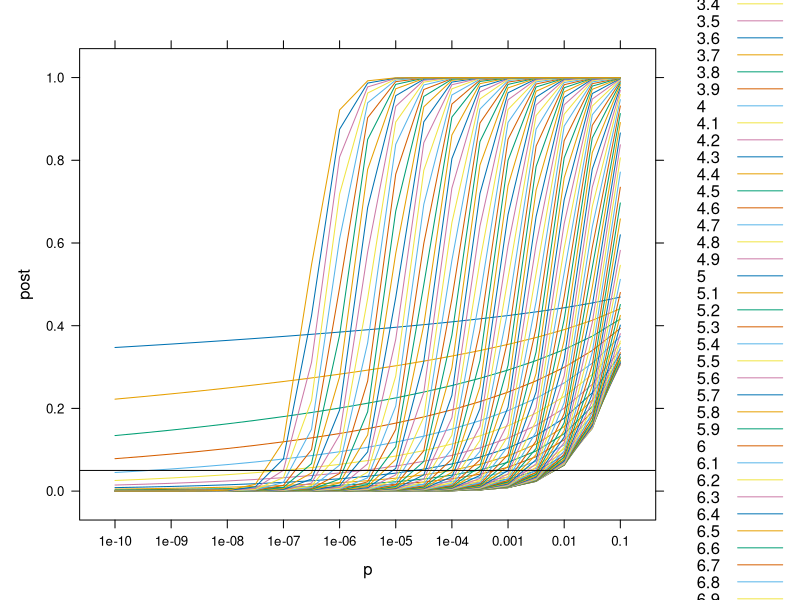
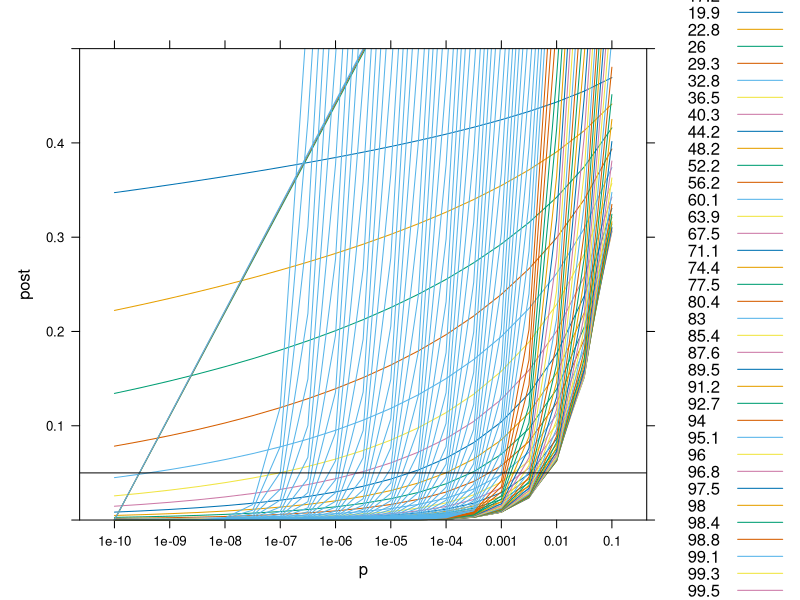
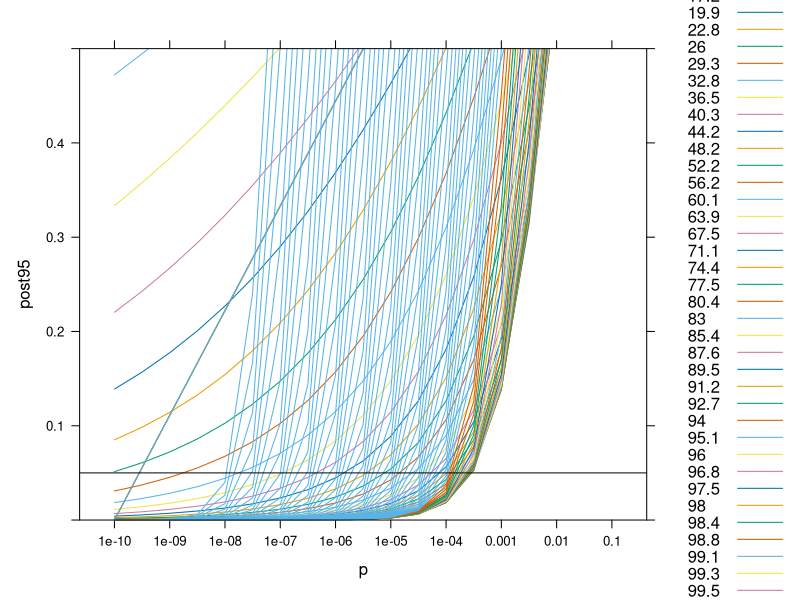

Write R code to recreate these figures, in order.
#' ---
#' title: "P-values and posterior probabilities"
#' author: ""
#' date: ""
#' output: bookdown::html_document2
#' geometry: paperwidth=6in,paperheight=4in,margin=0.3in
#' ---
#+ include=FALSE
html <- FALSE
html <- TRUE
#' \raggedright
#' \newcommand{\tr}{\operatorname{trace}}
#'
#' 
#'  mu_alt = sqrt(n) * mu
#'  
# dd <- expand.grid(sig = seq(1,10,.5), mu_alt = c(1,2,4,10,16,20)) 
dd <- expand.grid(sig = seq(1,10,.5), mu_alt = seq(.1,10,.1)) 
dd$p <- with(dd, 10^(-sig))
dd$power05 <- with(dd, pnorm(qnorm(.05, lower.tail = FALSE), mean = mu_alt, lower.tail = FALSE))

# dd <- expand.grid(p=seq(.0001,.1,.0001), power05 = c(.5,.6,.7,.8,.85,.9,.95,.99)) 
# ....

#' 
#' z statistic has a n(0,1) distribution under H0 and a n(0,mu_alt) under HA
#' 
#' post prob with even prior odds is
#' 
post <- function(p, mu_alt, priorH0 = .5) {
  crit <- qnorm(p,lower.tail = FALSE)
  (dnorm(crit)*priorH0)/((dnorm(crit)*priorH0) + (dnorm(crit, mu_alt)*(1-priorH0)))
}

post(.005,2)
#'
dd$post <- mapply(post, dd$p, dd$mu_alt)
dd$post95 <- mapply(post, dd$p, dd$mu_alt, priorH0 = .95)
head(dd)
library(latticeExtra)

xyplot(post ~ p, dd, groups = mu_alt, type = 'l', auto.key=T, #ylim = c(0,.5),
       scales = list(x = list(log=T, equispaced.log = F)))+
  layer(panel.abline(h = .05))
#+ fig
#| fig.cap="Posterior Probability with even prior odds",  
#| width="100%"
xyplot(post ~ p, dd, groups = 100*round(power05,3), type = 'l', 
       auto.key=list(reverse.rows=F), 
       ylim = c(0,.5),
       scales = list(x = list(log=T, equispaced.log = F)))+
  layer(panel.abline(h = .05))

#+ fig
#| fig.cap="Posterior Probability with prior odds favoring H0 19:1",  
#| width="100%"
xyplot(post95 ~ p, dd, groups = 100*round(power05,3), type = 'l', 
       auto.key=list(reverse.rows=F), 
       ylim = c(0,.5),
       scales = list(x = list(log=T, equispaced.log = F)))+
  layer(panel.abline(h = .05))
#' 
#' Conclusion: Under the best circumstances you need a p-value in the 
#' vicinity of less than 0.0005 to get a posterior of guilt > .95
#' to counter a presumption of innocence of guilt < .05.
#' 
#' 
#' 
